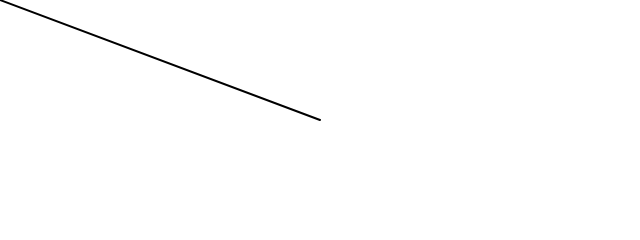
Frame 1 (no input)
Frame 60 (no input): identical to frame 1, image omitted
Frame 120 (the mouse pressed at the canvas centre since frame 60): blank canvas, image omitted

The p5.js sketch that drew this single still picture (run headless with seeded random() and noise() and a simulated clock; from frame 60 on, the mouse is pressed at the canvas centre):

// p5.js sketch
// ── sketch.js
// The Nature of Code
// Daniel Shiffman
// http://natureofcode.com

// Example 1-3: Vector subtraction

function setup() {
  createCanvas(640, 240);
}

function draw() {
  background(255);

  let mouse = createVector(mouseX, mouseY);
  let center = createVector(width / 2, height / 2);
  mouse.sub(center);

  translate(width / 2, height / 2);
  strokeWeight(2);
  stroke(0);
  line(0, 0, mouse.x, mouse.y);
}
